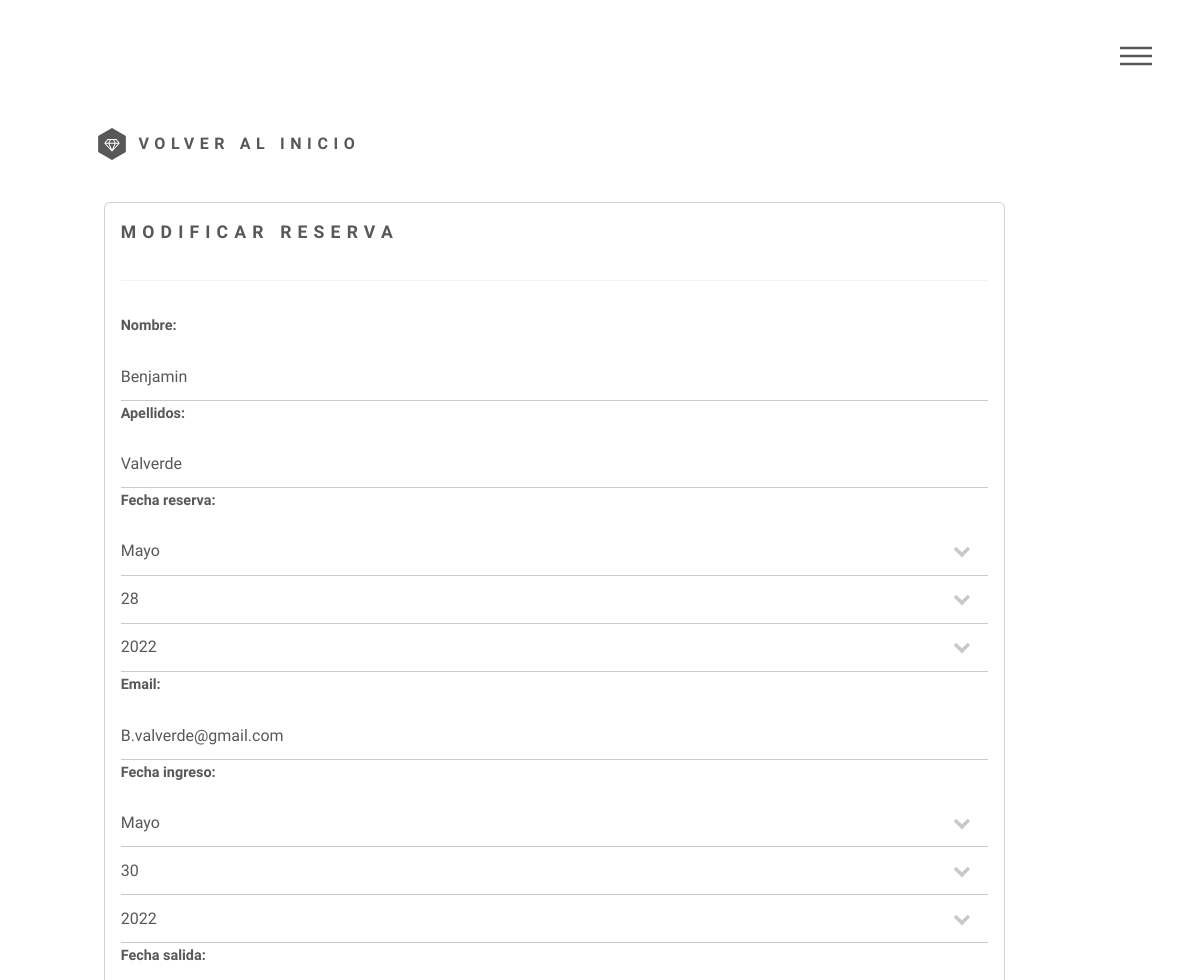
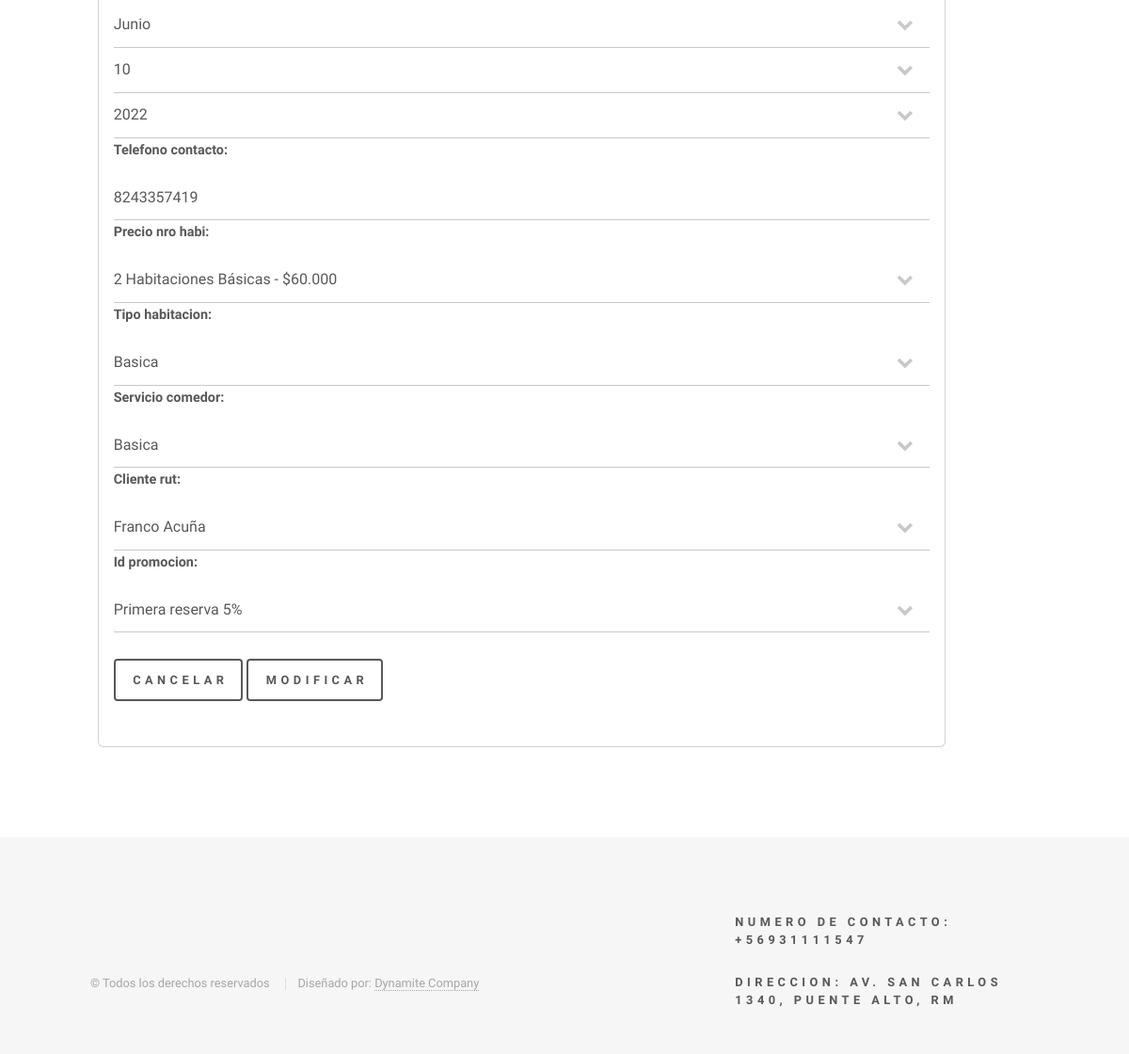
Screenshot of /modificar-reserva/1/ with the database file from the repository (2 pictures, top to bottom).
### app/models.py (models this page shows, shortened)
class Reserva(models.Model):
    id_reserva = models.AutoField(primary_key=True)
    nombre = models.CharField(max_length=20)
    apellidos = models.CharField(max_length=40)
    fecha_reserva = models.DateField()
    email = models.CharField(max_length=40)
    fecha_ingreso = models.DateField()
    fecha_salida = models.DateField()
    telefono_contacto = models.CharField(max_length=15)
    precio_nro_habi = models.ForeignKey(HabitacionPrecio, models.PROTECT)
    tipo_habitacion = models.ForeignKey(TipoHabitacion, models.PROTECT)
    servicio_comedor = models.ForeignKey(Minuta, models.PROTECT)
    cliente_rut = models.ForeignKey(Cliente, models.PROTECT)
    id_promocion = models.ForeignKey(Promociones, models.PROTECT)
    class Meta:
        verbose_name = "Reserva"
        verbose_name_plural = "Reservas"

### app/views.py (the view, shortened to what this page needs)
# urls.py: path('modificar-reserva/<id>/', modificar_reserva, name="modificar_reserva"),
def modificar_reserva(request, id):
    reserva = get_object_or_404(Reserva, id_reserva=id)
    data = {
        'form': ReservaForm(instance=reserva)
    }
    return render(request, 'app/reserva/modificar.html', data)

### app/forms.py
class ReservaForm(forms.ModelForm):
    class Meta:
        model = Reserva
        fields = '__all__'
        widgets = {
            "fecha_reserva" : forms.SelectDateWidget(),
            "fecha_ingreso" : forms.SelectDateWidget(),
            "fecha_salida" : forms.SelectDateWidget()
        }

### app/models.py (called while the page is built)
    def __str__(self) :
        return self.nombre + '  ' + self.apellidos

    def __str__(self) :
        return self.tipo_servicio

    def __str__(self) :
        return self.nombre_tipo

    def __str__(self) :
        return self.tipo_promocion + '  ' + self.desc_promocion

    def __str__(self) :
        return self.numero_habi + ' - ' + self.precio

### app/templates/app/reserva/modificar.html (shortened to what this page needs)
{% extends 'app/base.html' %}
{% block contenido1 %}
	<a href="{% url 'home' %}" class="logo">
		<span class="symbol"><img src="/../media/logo.svg" alt="" /></span><span
			class="title">Volver al Inicio</span>
	</a>
{% endblock %}
{% block contenido %}
<div class="row">
    <div class="col-9 col-md-7 offset-md-1">
        <div class="card">
            <div class="card-body">
                <h2>Modificar reserva</h2>
                <hr>
                <form action="" method="post">
                    {{ form }}
                    <br>
                    <input type="reset" value="Cancelar">
                    <input type="submit" value="Modificar">
            </div>
        </div>
    </div>
</div>
{% endblock %}

### rows the page displays
Reserva: nombre "Benjamin", apellidos "Valverde", email "B.valverde@gmail.com", telefono_contacto "8243357419", precio_nro_habi "2 Habitaciones Básicas - $60.000", tipo_habitacion "Basica", servicio_comedor "Basica", cliente_rut "Franco Acuña", id_promocion "Primera reserva 5%"
